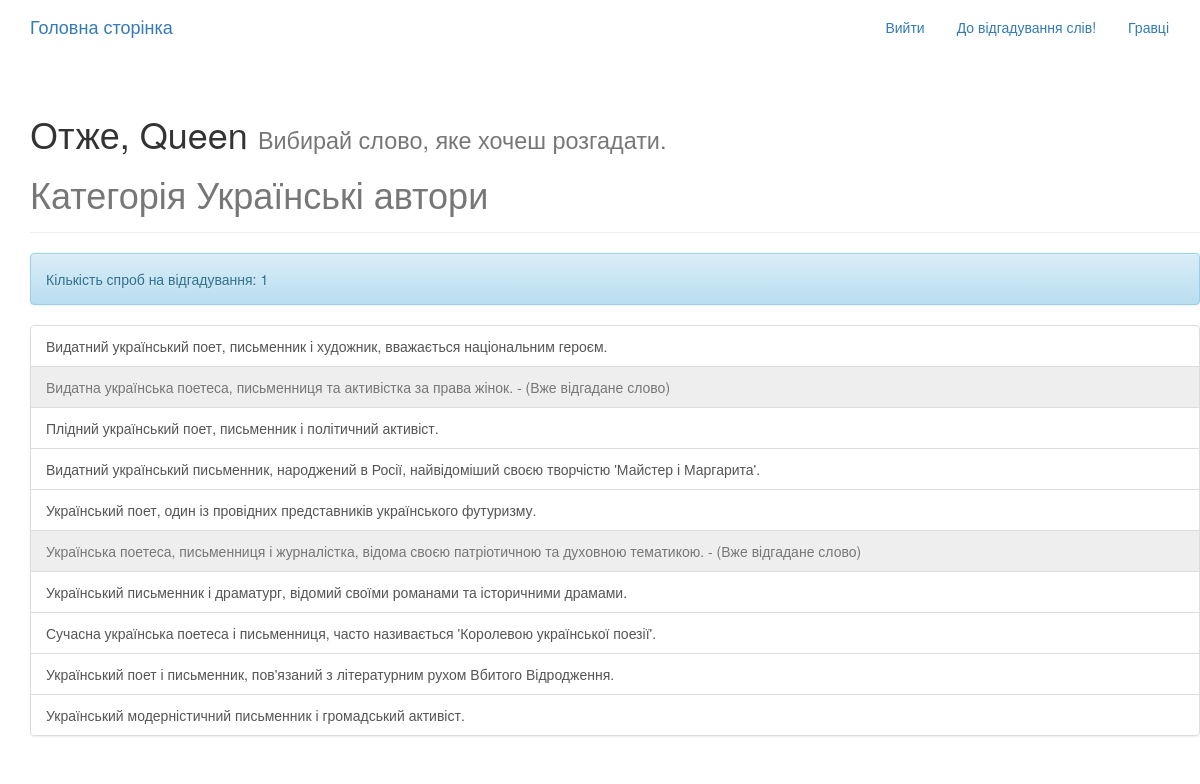
The app's page /game/categories/Українські автори/ (signed in) with its own data.
### game_app/models.py (models this page shows, shortened)
class Profile(models.Model):
    user = models.OneToOneField(User, on_delete=models.CASCADE)
    number_of_attempts_to_guess = models.IntegerField(default=3)
    masked_word = models.CharField(max_length=100, blank=True, null=True)
    letter = models.CharField(max_length=1, blank=True, null=True)
    number_of_guessed_words = models.IntegerField(default=0)

class Word(models.Model):
    word = models.TextField()
    description = models.TextField()
    category = models.TextField(blank=True, null=True)

### game_app/views.py (the view)
# urls.py: path('categories/<str:category>/', views.WordListView.as_view(), name='word_list'),
class WordListView(generic.ListView):
    model = Word
    template_name = 'game_app/word_list.html'
    context_object_name = 'words'
    def get_queryset(self):
        category = self.kwargs.get('category')  # Use get() to handle the case when 'category' is absent
        if category:
            return Word.objects.filter(category=category)
        else:
            return Word.objects.all()  # You can modify this to return an empty queryset or handle it as needed
    def get_context_data(self, **kwargs):
        context = super().get_context_data(**kwargs)
        user = self.request.user
        context['user'] = user
        context['category'] = self.kwargs.get('category', '')  # Provide a default value if 'category' is absent
        guessed_words = []
        for item in user.profile.guessed_words.all():
            item = str(item)
            guessed_words.append(item)
        context['guessed_words'] = guessed_words
        return context

### game_app/models.py (called while the page is built)
    def __str__(self):
        return self.guessed_word

### game_app/templates/game_app/word_list.html
{% extends "base.html" %}
{% block content %}
<div class="container">
  <div class="row">
    <div class="page-header">
  <h1> Отже, {{ user.username }} <small>Вибирай слово, яке хочеш розгадати. <h1>Категорія {{category}}</h1></small></h1>
</div>
  <div class="alert alert-info" role="alert">Кількість спроб на відгадування: {{ user.profile.number_of_attempts_to_guess }} </div>
     <ul class="list-group">
     {% for word in words %}
       {% if word.word in guessed_words %}
         <li class="list-group-item list-group-item disabled ">{{word.description}} - (Вже відгадане слово)</li>
       {% else %}
       <a href="{% url 'game_app:masking-word' category=word.category pk=word.pk %}" class="list-group-item">{{word.description}}</a>
      {% endif %}
      {% endfor %}
       </ul>
  </div>
</div>
{% endblock %}

### templates/base.html (shortened to what this page needs)
<!DOCTYPE html>
{% load static %}
<html>
  <head>
    <link rel="stylesheet" href="https://maxcdn.bootstrapcdn.com/bootstrap/3.3.7/css/bootstrap.min.css">
    <link rel="stylesheet" href="https://maxcdn.bootstrapcdn.com/bootstrap/3.3.7/css/bootstrap-theme.min.css">
    <link rel="stylesheet" href="{% static 'words_play/css/master.css'%}">
  </head>
  <body>
    <nav class="navbar  mynav" role="navigation" id="navbar">
    			<div class="container">
            <a class="navbar-brand mynav" href="{% url 'home' %}">Головна сторінка</a>
    					<ul class="nav navbar-nav navbar-right">
    						{% if user.is_authenticated %}
                      <li><a href="{% url 'accounts:logout' %}" class="btn btn-simple">Вийти</a></li>
                      <li><a href="{% url 'game_app:category_list' %}" class="btn btn-simple">До відгадування слів!</a></li>
                      <li><a href="{% url 'game_app:players_list' %}" class="btn btn-simple">Гравці</a></li>
    						{% else %}
    						      <li><a href="{% url 'accounts:login' %}" class="btn btn-simple">Авторизуватись</a></li>
    						      <li><a href="{% url 'accounts:signup' %}" class="btn btn-simple">Зареєструватись</a></li>
    						{% endif %}
    					</ul>
    			</div>
    		</nav>
        <div class="container mycontent">
          {% block content %}
          {% endblock %}
        </div>
  </body>
</html>

### records on screen
Word: description "Видатний український поет, письменник і художник, вважається національним героєм."
Word: description "Видатна українська поетеса, письменниця та активістка за права жінок."
Word: description "Плідний український поет, письменник і політичний активіст."
Word: description "Видатний український письменник, народжений в Росії, найвідоміший своєю творчістю 'Майстер і Маргарита'."
Word: description "Український поет, один із провідних представників українського футуризму."
Word: description "Українська поетеса, письменниця і журналістка, відома своєю патріотичною та духовною тематикою."
Word: description "Український письменник і драматург, відомий своїми романами та історичними драмами."
Word: description "Сучасна українська поетеса і письменниця, часто називається 'Королевою української поезії'."
Word: description "Український поет і письменник, пов'язаний з літературним рухом Вбитого Відродження."
Word: description "Український модерністичний письменник і громадський активіст."

### other values on screen
{{ user.username }} "Queen"
{{ category }} "Українські автори"
{{ user.profile.number_of_attempts_to_guess }} "1"
